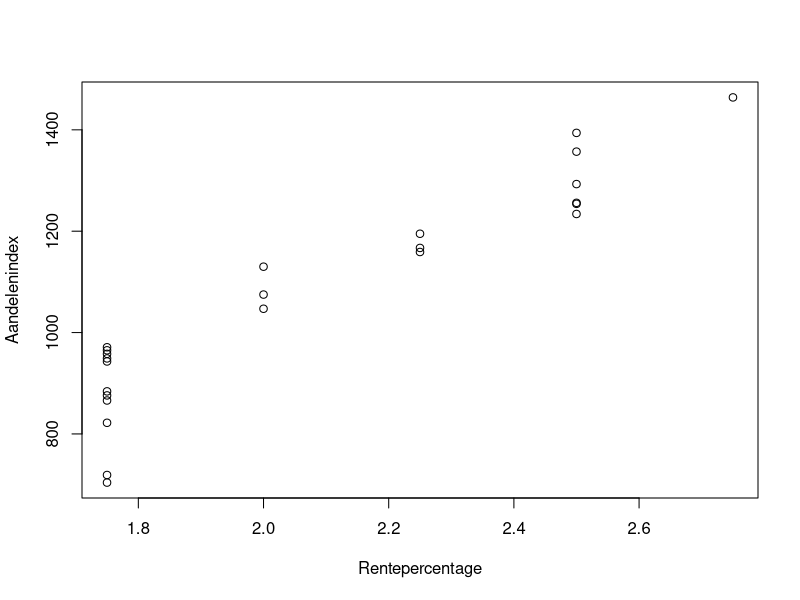
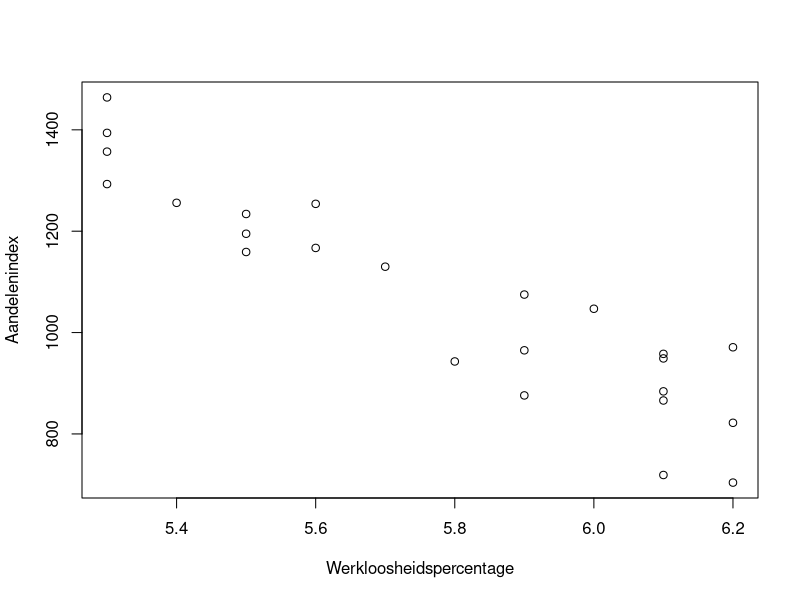

Recreate these plots in R, in order.
## ---- chunk 1
#| label: economie-data
economiedata <- read.csv("data/economiedata.csv")
head(economiedata)
## ---- chunk 2
#| label: fig-aandelen-rente
#| fig-cap: "Relatie tussen aandelenindex en rentepercentage."
plot(Aandelenindex ~ Rentepercentage, data = economiedata)
## ---- chunk 3
#| label: aandelen-werkloosheid
#| fig-cap: "Relatie tussen aandelenindex en werkloosheidspercentage."
plot(Aandelenindex ~ Werkloosheidspercentage, data = economiedata)
## ---- chunk 4
#| label: economie-model
model <- lm(Aandelenindex ~ Rentepercentage + Werkloosheidspercentage, 
			data = economiedata)
summary(model, correlation = TRUE) # met extra een matrix van de correlaties
